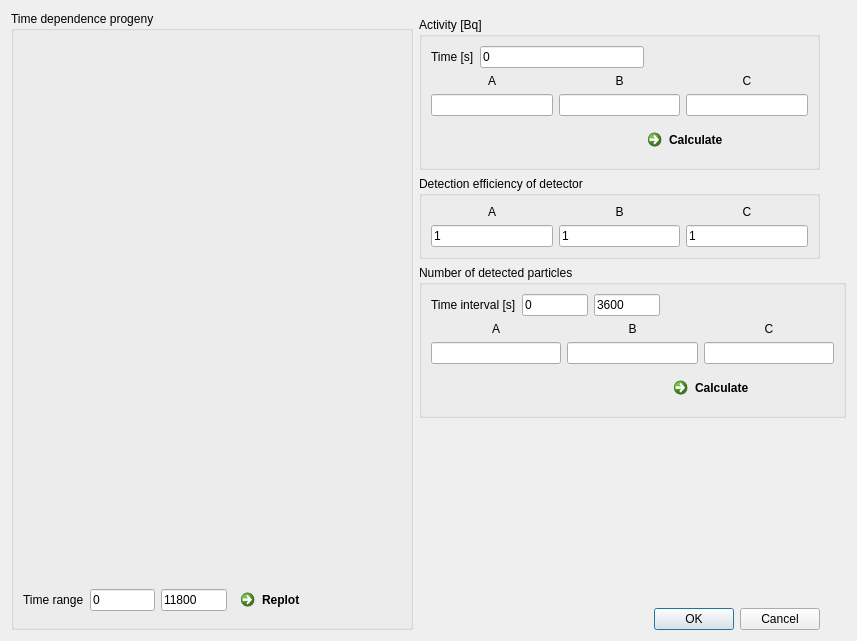
<?xml version="1.0" encoding="UTF-8"?>
<ui version="4.0">
 <class>Progeny_time_dependence</class>
 <widget class="QDialog" name="Progeny_time_dependence">
  <property name="geometry">
   <rect>
    <x>0</x>
    <y>0</y>
    <width>857</width>
    <height>641</height>
   </rect>
  </property>
  <property name="windowTitle">
   <string>Dialog</string>
  </property>
  <layout class="QGridLayout" name="gridLayout_7">
   <item row="5" column="1">
    <widget class="QDialogButtonBox" name="buttonBox">
     <property name="orientation">
      <enum>Qt::Horizontal</enum>
     </property>
     <property name="standardButtons">
      <set>QDialogButtonBox::Cancel|QDialogButtonBox::Ok</set>
     </property>
    </widget>
   </item>
   <item row="3" column="1" colspan="2">
    <widget class="QGroupBox" name="groupBox_4">
     <property name="minimumSize">
      <size>
       <width>241</width>
       <height>151</height>
      </size>
     </property>
     <property name="title">
      <string>Number of detected particles</string>
     </property>
     <layout class="QGridLayout" name="gridLayout_6">
      <item row="0" column="0">
       <widget class="QLabel" name="label_11">
        <property name="toolTip">
         <string>Interval of data aquisition. Time from end of </string>
        </property>
        <property name="text">
         <string>Time interval [s]</string>
        </property>
       </widget>
      </item>
      <item row="0" column="1">
       <layout class="QHBoxLayout" name="horizontalLayout_2">
        <item>
         <widget class="QLineEdit" name="lineEdit_11">
          <property name="text">
           <string>0</string>
          </property>
         </widget>
        </item>
        <item>
         <widget class="QLineEdit" name="lineEdit_12">
          <property name="text">
           <string>3600</string>
          </property>
         </widget>
        </item>
       </layout>
      </item>
      <item row="0" column="2">
       <spacer name="horizontalSpacer_3">
        <property name="orientation">
         <enum>Qt::Horizontal</enum>
        </property>
        <property name="sizeHint" stdset="0">
         <size>
          <width>40</width>
          <height>20</height>
         </size>
        </property>
       </spacer>
      </item>
      <item row="1" column="0" colspan="3">
       <layout class="QGridLayout" name="gridLayout">
        <item row="0" column="0">
         <widget class="QLabel" name="label_12">
          <property name="text">
           <string>A</string>
          </property>
          <property name="alignment">
           <set>Qt::AlignCenter</set>
          </property>
         </widget>
        </item>
        <item row="0" column="1">
         <widget class="QLabel" name="label_13">
          <property name="text">
           <string>B</string>
          </property>
          <property name="alignment">
           <set>Qt::AlignCenter</set>
          </property>
         </widget>
        </item>
        <item row="0" column="2">
         <widget class="QLabel" name="label_14">
          <property name="text">
           <string>C</string>
          </property>
          <property name="alignment">
           <set>Qt::AlignCenter</set>
          </property>
         </widget>
        </item>
        <item row="1" column="0">
         <widget class="QLineEdit" name="lineEdit_13"/>
        </item>
        <item row="1" column="1">
         <widget class="QLineEdit" name="lineEdit_14"/>
        </item>
        <item row="1" column="2">
         <widget class="QLineEdit" name="lineEdit_15"/>
        </item>
       </layout>
      </item>
      <item row="2" column="2">
       <widget class="QCommandLinkButton" name="commandLinkButton_2">
        <property name="text">
         <string>Calculate</string>
        </property>
       </widget>
      </item>
      <item row="2" column="0" colspan="2">
       <spacer name="horizontalSpacer_4">
        <property name="orientation">
         <enum>Qt::Horizontal</enum>
        </property>
        <property name="sizeHint" stdset="0">
         <size>
          <width>227</width>
          <height>33</height>
         </size>
        </property>
       </spacer>
      </item>
     </layout>
    </widget>
   </item>
   <item row="0" column="0" rowspan="6">
    <widget class="QGroupBox" name="groupBox">
     <property name="title">
      <string>Time dependence progeny</string>
     </property>
     <layout class="QGridLayout" name="gridLayout_4">
      <item row="0" column="0" colspan="4">
       <widget class="QCustomPlot" name="widget" native="true"/>
      </item>
      <item row="1" column="0">
       <widget class="QLabel" name="label_4">
        <property name="text">
         <string>Time range</string>
        </property>
       </widget>
      </item>
      <item row="1" column="1">
       <widget class="QLineEdit" name="lineEdit_4">
        <property name="text">
         <string>0</string>
        </property>
       </widget>
      </item>
      <item row="1" column="2">
       <widget class="QLineEdit" name="lineEdit_5">
        <property name="text">
         <string>11800</string>
        </property>
       </widget>
      </item>
      <item row="1" column="3">
       <widget class="QCommandLinkButton" name="commandLinkButton_3">
        <property name="text">
         <string>Replot</string>
        </property>
       </widget>
      </item>
     </layout>
    </widget>
   </item>
   <item row="4" column="2">
    <spacer name="verticalSpacer">
     <property name="orientation">
      <enum>Qt::Vertical</enum>
     </property>
     <property name="sizeHint" stdset="0">
      <size>
       <width>20</width>
       <height>156</height>
      </size>
     </property>
    </spacer>
   </item>
   <item row="1" column="1">
    <widget class="QGroupBox" name="groupBox_3">
     <property name="minimumSize">
      <size>
       <width>141</width>
       <height>151</height>
      </size>
     </property>
     <property name="title">
      <string>Activity [Bq]</string>
     </property>
     <layout class="QGridLayout" name="gridLayout_5">
      <item row="2" column="1">
       <widget class="QCommandLinkButton" name="commandLinkButton">
        <property name="text">
         <string>Calculate</string>
        </property>
       </widget>
      </item>
      <item row="2" column="0">
       <spacer name="horizontalSpacer_2">
        <property name="orientation">
         <enum>Qt::Horizontal</enum>
        </property>
        <property name="sizeHint" stdset="0">
         <size>
          <width>40</width>
          <height>20</height>
         </size>
        </property>
       </spacer>
      </item>
      <item row="1" column="0" colspan="2">
       <layout class="QGridLayout" name="gridLayout_2">
        <item row="0" column="0">
         <widget class="QLabel" name="label_10">
          <property name="text">
           <string>A</string>
          </property>
          <property name="alignment">
           <set>Qt::AlignCenter</set>
          </property>
         </widget>
        </item>
        <item row="0" column="1">
         <widget class="QLabel" name="label_8">
          <property name="text">
           <string>B</string>
          </property>
          <property name="alignment">
           <set>Qt::AlignCenter</set>
          </property>
         </widget>
        </item>
        <item row="0" column="2">
         <widget class="QLabel" name="label_9">
          <property name="text">
           <string>C</string>
          </property>
          <property name="alignment">
           <set>Qt::AlignCenter</set>
          </property>
         </widget>
        </item>
        <item row="1" column="0">
         <widget class="QLineEdit" name="lineEdit_8"/>
        </item>
        <item row="1" column="1">
         <widget class="QLineEdit" name="lineEdit_9"/>
        </item>
        <item row="1" column="2">
         <widget class="QLineEdit" name="lineEdit_10"/>
        </item>
       </layout>
      </item>
      <item row="0" column="0" colspan="2">
       <layout class="QHBoxLayout" name="horizontalLayout">
        <item>
         <widget class="QLabel" name="label_7">
          <property name="text">
           <string>Time [s]</string>
          </property>
         </widget>
        </item>
        <item>
         <widget class="QLineEdit" name="lineEdit_7">
          <property name="text">
           <string>0</string>
          </property>
         </widget>
        </item>
        <item>
         <spacer name="horizontalSpacer">
          <property name="orientation">
           <enum>Qt::Horizontal</enum>
          </property>
          <property name="sizeHint" stdset="0">
           <size>
            <width>40</width>
            <height>20</height>
           </size>
          </property>
         </spacer>
        </item>
       </layout>
      </item>
     </layout>
    </widget>
   </item>
   <item row="2" column="1">
    <widget class="QGroupBox" name="groupBox_2">
     <property name="minimumSize">
      <size>
       <width>141</width>
       <height>81</height>
      </size>
     </property>
     <property name="title">
      <string>Detection efficiency of detector</string>
     </property>
     <layout class="QGridLayout" name="gridLayout_3">
      <item row="1" column="2">
       <widget class="QLineEdit" name="lineEdit_3">
        <property name="text">
         <string>1</string>
        </property>
       </widget>
      </item>
      <item row="0" column="2">
       <widget class="QLabel" name="label_3">
        <property name="text">
         <string>C</string>
        </property>
        <property name="alignment">
         <set>Qt::AlignCenter</set>
        </property>
       </widget>
      </item>
      <item row="1" column="0">
       <widget class="QLineEdit" name="lineEdit">
        <property name="text">
         <string>1</string>
        </property>
       </widget>
      </item>
      <item row="1" column="1">
       <widget class="QLineEdit" name="lineEdit_2">
        <property name="text">
         <string>1</string>
        </property>
       </widget>
      </item>
      <item row="0" column="0">
       <widget class="QLabel" name="label">
        <property name="text">
         <string>A</string>
        </property>
        <property name="alignment">
         <set>Qt::AlignCenter</set>
        </property>
       </widget>
      </item>
      <item row="0" column="1">
       <widget class="QLabel" name="label_2">
        <property name="text">
         <string>B</string>
        </property>
        <property name="alignment">
         <set>Qt::AlignCenter</set>
        </property>
       </widget>
      </item>
     </layout>
    </widget>
   </item>
  </layout>
 </widget>
 <customwidgets>
  <customwidget>
   <class>QCustomPlot</class>
   <extends>QWidget</extends>
   <header>qcustomplot.h</header>
   <container>1</container>
  </customwidget>
 </customwidgets>
 <resources/>
 <connections>
  <connection>
   <sender>buttonBox</sender>
   <signal>accepted()</signal>
   <receiver>Progeny_time_dependence</receiver>
   <slot>accept()</slot>
   <hints>
    <hint type="sourcelabel">
     <x>248</x>
     <y>254</y>
    </hint>
    <hint type="destinationlabel">
     <x>157</x>
     <y>274</y>
    </hint>
   </hints>
  </connection>
  <connection>
   <sender>buttonBox</sender>
   <signal>rejected()</signal>
   <receiver>Progeny_time_dependence</receiver>
   <slot>reject()</slot>
   <hints>
    <hint type="sourcelabel">
     <x>316</x>
     <y>260</y>
    </hint>
    <hint type="destinationlabel">
     <x>286</x>
     <y>274</y>
    </hint>
   </hints>
  </connection>
 </connections>
</ui>
